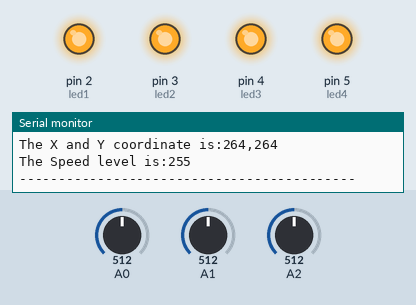
Recording of a sketch running on a simulated Arduino Uno, built with avr-gcc and run on an emulated ATmega328P. On the bench: output pins drawn as LEDs (lit = HIGH), the last lines printed to the serial monitor. The inputs (shaded band) are chosen by the test bench; at power-on: A2 = 512, A0 = 512, A1 = 512.

Above: at 1.2 s.
1.3 s: A2 set to 396
2.8 s: A2 set to 364
At 4.3 s:
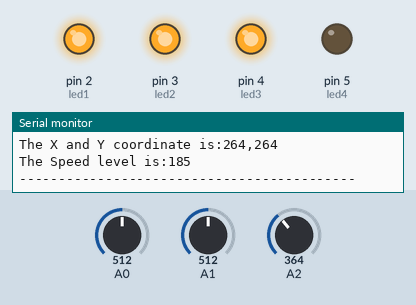
4.6 s: A2 set to 263
6.2 s: A2 set to 240
At 7.4 s:
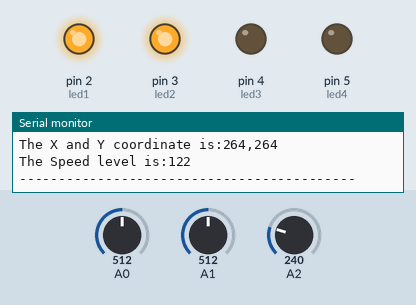
8.0 s: A2 set to 140
9.6 s: A2 set to 122
At 11.3 s:
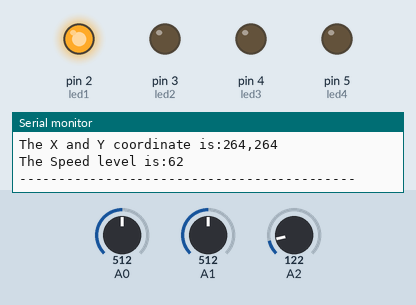
Timing chart, 0 to 12.3 s (numbered marks = the images above; inputs shaded):
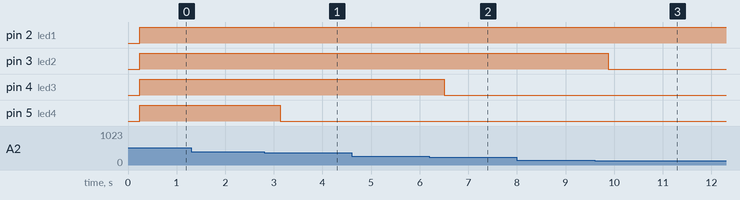

The sketch:

game_controller.ino
```cpp
const int led1 = 2;
const int led2 = 3;
const int led3 = 4;
const int led4 = 5;

void setup()
{
  Serial.begin(9600);
  pinMode(led1, OUTPUT);
  pinMode(led2, OUTPUT);
  pinMode(led3, OUTPUT);
  pinMode(led4, OUTPUT);
}

void loop()
{
  int sensorValue1 = analogRead(A0);
  int sensorValue2 = analogRead(A1);
  int sensorValue3 = analogRead(A2);
  sensorValue1 = map(sensorValue1, 170, 500, 0, 255);
  sensorValue2 = map(sensorValue2, 170, 500, 0, 255);
  sensorValue3 = constrain(sensorValue3, 0, 500);
  sensorValue3 = map(sensorValue3, 0, 500, 0, 255);
  //    Serial.println(DEC);
  Serial.print("The X and Y coordinate is:");
  Serial.print(sensorValue1, DEC);
  Serial.print(",");
  Serial.println(sensorValue2, DEC);
  Serial.print("The Speed level is:");
  Serial.println(sensorValue3);
  Serial.println("-------------------------------------------");
  delay(200);

  if (sensorValue3 >= 3 && sensorValue3 <= 64) {
    digitalWrite(led1, HIGH);
    digitalWrite(led2, LOW);
    digitalWrite(led3, LOW);
    digitalWrite(led4, LOW);
  } else if (sensorValue3 >= 65 && sensorValue3 <= 128) {
    digitalWrite(led1, HIGH);
    digitalWrite(led2, HIGH);
    digitalWrite(led3, LOW);
    digitalWrite(led4, LOW);
  } else if (sensorValue3 >= 129 && sensorValue3 <= 192) {
    digitalWrite(led1, HIGH);
    digitalWrite(led2, HIGH);
    digitalWrite(led3, HIGH);
    digitalWrite(led4, LOW);
  } else if (sensorValue3 >= 193 && sensorValue3 <= 256) {
    digitalWrite(led1, HIGH);
    digitalWrite(led2, HIGH);
    digitalWrite(led3, HIGH);
    digitalWrite(led4, HIGH);
  } else {
    delay(100);
    digitalWrite(led4, LOW);
    delay(100);
    digitalWrite(led3, LOW);
    delay(100);
    digitalWrite(led2, LOW);
    delay(100);
    digitalWrite(led1, LOW);
  }
}
```

Measured:
- the behaviour switches between 379 and 378 on A2 (found by bisection; images 0 and 1)
- the behaviour switches between 253 and 252 on A2 (found by bisection; images 1 and 2)
- the behaviour switches between 128 and 127 on A2 (found by bisection; images 2 and 3)
- after the input at 2.8 s, pin 5 (led4): HIGH → LOW after 0.33 s
- after the input at 6.2 s, pin 4 (led3): HIGH → LOW after 0.31 s
- after the input at 9.6 s, pin 3 (led2): HIGH → LOW after 0.28 s
